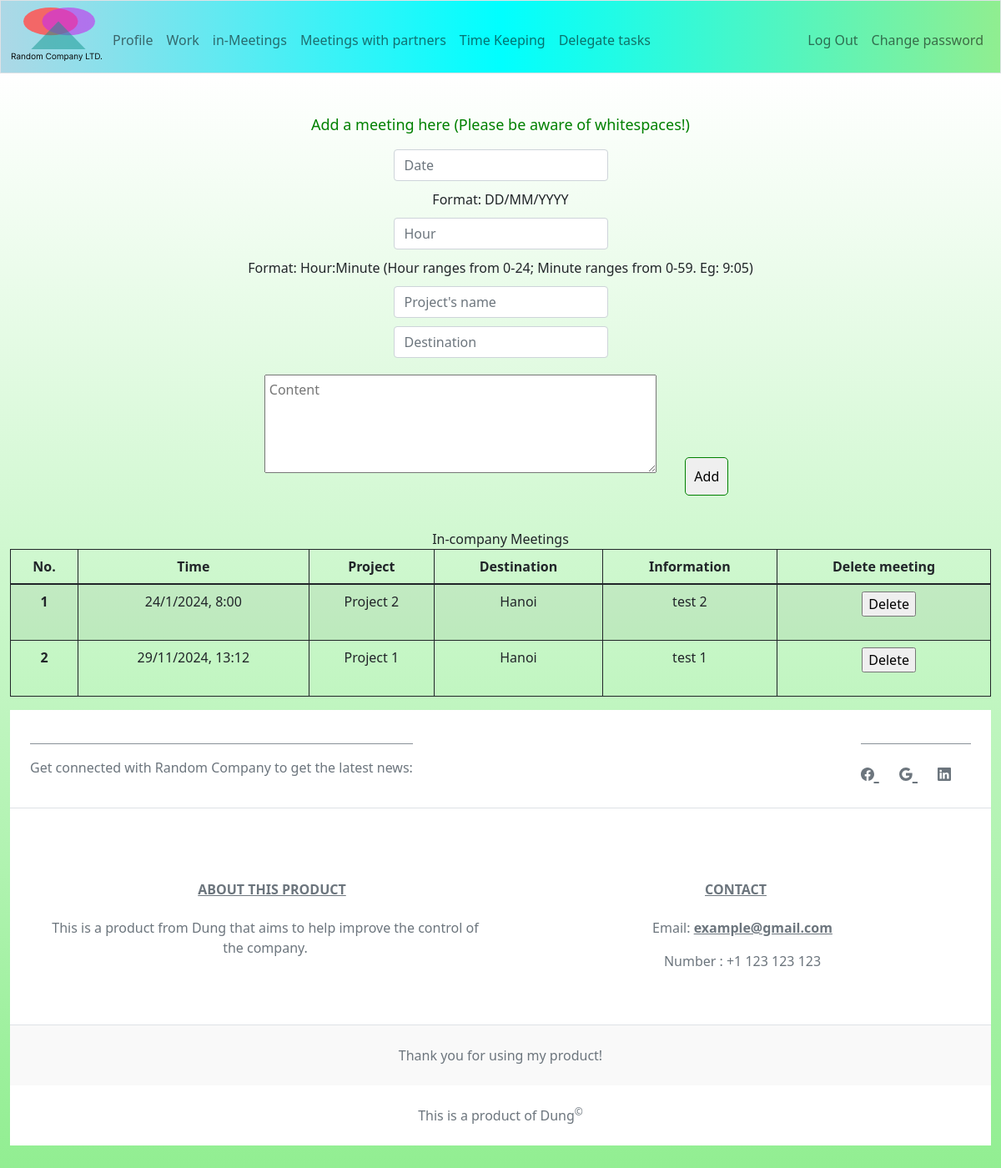
Before: /in_meeting (signed in) with the older database file.
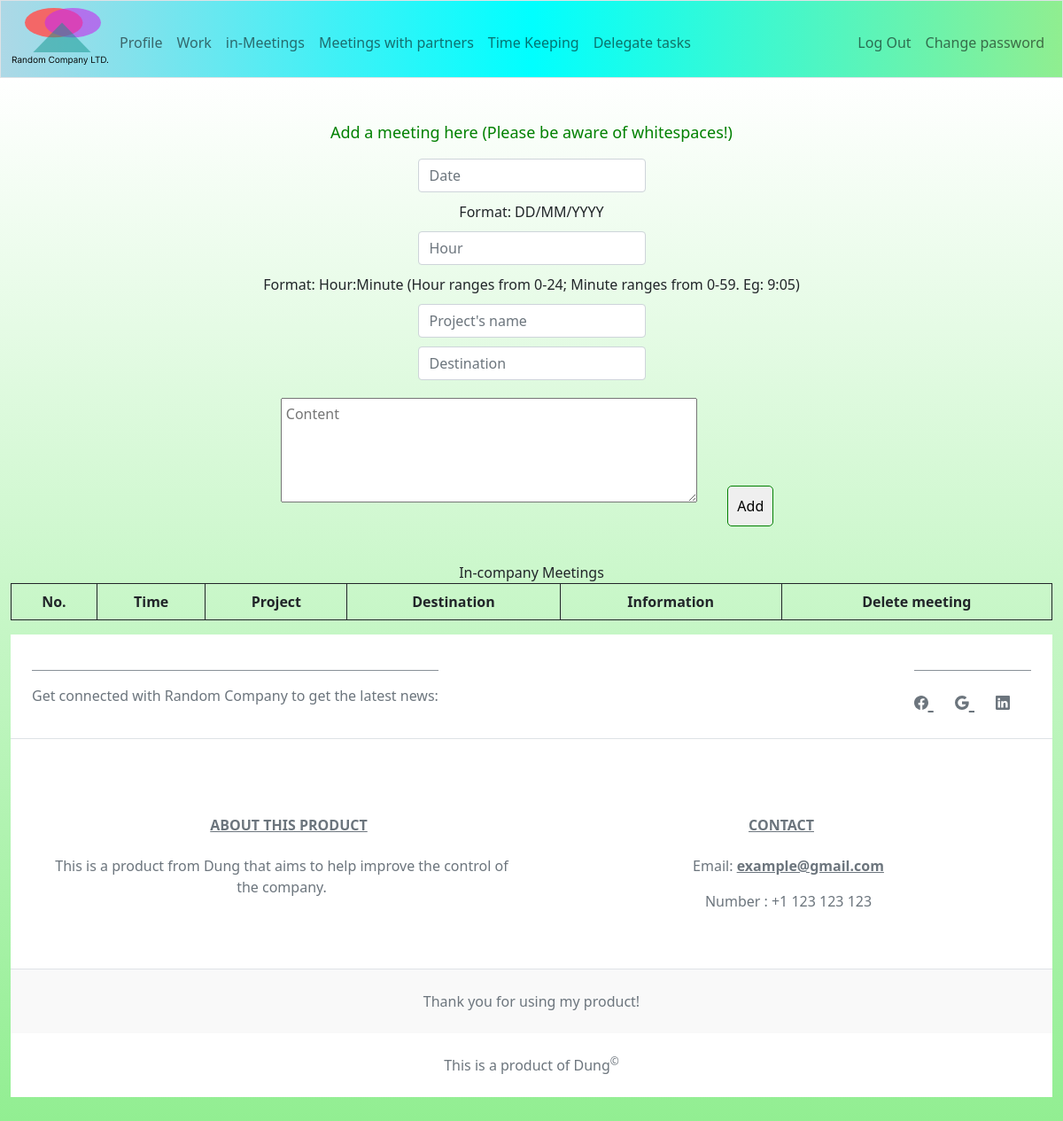
After: the same page with the newer database file.
### tables this page shows
CREATE TABLE in_meetings (
    id INTEGER,
    worker_id INTEGER,
    project_id INTEGER,
    info TEXT NOT NULL,
    time TEXT NOT NULL,
    destination TEXT NOT NULL,
    PRIMARY KEY(id),
    FOREIGN KEY(worker_id) REFERENCES workers(id),
    FOREIGN KEY(project_id) REFERENCES projects(id)
);

CREATE TABLE projects (
    id INTEGER,
    name TEXT NOT NULL UNIQUE,
    partner_id INTEGER,
    PRIMARY KEY(id),
    FOREIGN KEY(partner_id) REFERENCES partners(id)
);

### app.py (the view)
@app.route("/in_meeting", methods=["GET", "POST"])
@login_required
def in_meeting():
    if request.method == "POST":
        day = request.form.get("day")
        hour = request.form.get("hour")
        project = request.form.get("project").title()
        dest = request.form.get("dest").strip()
        info = request.form.get("info").strip()
        if len(projct := db.execute("SELECT id FROM projects WHERE name = ?", project)) == 0:
            return apology(f"No project named {project} is found")
        project_id = projct[0]["id"]
        time = day + ", " + hour
        try:
            if (datetime.strptime(time, "%d/%m/%Y, %H:%M") <= datetime.now()):
                return apology("You can't set meeting time in the past!")
        except ValueError:
            return apology("Please enter the correct time format!")
        db.execute("""INSERT INTO in_meetings(time, destination, project_id, info, worker_id)
                   VALUES(?, ?, ?, ?, ?)""", time, dest, project_id, info, session["user_id"])
        return redirect("/in_meeting")
    else:
        in_meetings = []
        in_meets = db.execute("SELECT * FROM in_meetings WHERE worker_id = ?", session["user_id"])
        for item in in_meets:
            if datetime.strptime(item["time"], "%d/%m/%Y, %H:%M") < datetime.now():
                continue
            project = db.execute("SELECT name FROM projects WHERE id = ?", item["project_id"])[0]["name"]
            in_meetings.append([item["id"],
                {"project": project,
                "info": item["info"],
                "time": item["time"],
                "dest": item["destination"]
                }])
        in_meetings = sorted(in_meetings, key=lambda data: datetime.strptime(data[1]["time"], "%d/%m/%Y, %H:%M"), reverse=False)
        return render_template("in_meeting.html", in_meetings=in_meetings)

### app.py (called while the page is built)
@app.after_request
def after_request(response):
    response.headers["Cache-Control"] = "no-cache, no-store, must-revalidate"
    response.headers["Expires"] = 0
    response.headers["Pragma"] = "no-cache"
    return response

### funcs.py (called while the page is built)
def login_required(func):
    @wraps(func)
    def decorated_function(*args, **kwargs):
        if session.get("user_id") is None:
            return redirect("/login")
        return func(*args, **kwargs)
    return decorated_function

### templates/in_meeting.html (shortened to what this page needs)
{% extends "layout.html" %}
{% block main %}
    <div class="meeting">
        <p>Add a meeting here (Please be aware of whitespaces!)</p>
        <form action="/in_meeting" method="post">
            <input type="text" id="day" name="day" placeholder="Date" class="form-control mx-auto w-auto" autocomplete="off" autofocus>
            <label for="day">Format: DD/MM/YYYY</label>
            <input type="text" id="hour" name="hour" placeholder="Hour" class="form-control mx-auto w-auto" autocomplete="off">
            <label for="hour">Format: Hour:Minute (Hour ranges from 0-24; Minute ranges from 0-59. Eg: 9:05)</label>
            <input type="text" id="project" name="project" placeholder="Project's name" class="form-control mx-auto w-auto" autocomplete="off">
            <input type="text" id="dest" name="dest" placeholder="Destination" class="form-control mx-auto w-auto" autocomplete="off">
            <textarea type="text" id="info-c" name="info" placeholder="Content" class="text-area" autocomplete="off"></textarea>
            <input type="submit" id="sub-btn" value="Add">
        </form>
    </div>
    <table class="table table-striped table-bordered table-hover border-dark" id="meet">
        <label for="in-meet">In-company Meetings</label>
        <thead class="thead-light">
            <th scope="col">No.</th>
            <th scope="col">Time</th>
            <th scope="col">Project</th>
            <th scope="col">Destination</th>
            <th scope="col">Information</th>
            <th scope="col">Delete meeting</th>
        </thead>
        <tbody>
            {% for meeting in in_meetings %}
                <tr>
                    <th scope="row">{{ loop.index }}</th>
                    <td>{{ meeting[1]["time"] }}</td>
                    <td>{{ meeting[1]["project"] }}</td>
                    <td>{{ meeting[1]["dest"] }}</td>
                    <td>{{ meeting[1]["info"] }}</td>
                    <td>
                        <form action="/delete_in_meet" method="post">
                            <input type="submit" value="Delete">
                        </form>
                    </td>
                </tr>
            {% endfor %}
        </tbody>
    </table>
{% endblock %}

### templates/layout.html (shortened to what this page needs)
<!DOCTYPE html>
<html lang="en">
  <head>
    <link
      href="https://cdn.jsdelivr.net/npm/bootstrap@5.1.3/dist/css/bootstrap.min.css"
      rel="stylesheet"
    />
    <link href="../static/styles.css" rel="stylesheet" />
  </head>
  <body>
    <nav class="bg-light border navbar navbar-expand-md navbar-light">
      <div class="container-fluid">
        <img src="../static/logo.svg" alt="Logo" />
        <div class="collapse navbar-collapse" id="navbar">
          {% if session["user_id"] %}
          <ul class="navbar-nav me-auto mt-2">
            <li class="nav-item"><a class="nav-link" href="/">Profile</a></li>
            <li class="nav-item"><a class="nav-link" href="/work">Work</a></li>
            <li class="nav-item">
              <a class="nav-link" href="/in_meeting">in-Meetings</a>
            </li>
            <li class="nav-item">
              <a class="nav-link" href="/out_meeting">Meetings with partners</a>
            </li>
            <li class="nav-item">
              <a class="nav-link" href="/time_keep">Time Keeping</a>
            </li>
            <li class="nav-item">
              <a class="nav-link" href="/delegate_task">Delegate tasks</a>
            </li>
          </ul>
          <ul class="navbar-nav ms-auto mt-2">
            <li class="nav-item">
              <a class="nav-link" href="/logout">Log Out</a>
            </li>
            <li class="nav-item">
              <a class="nav-link" href="/change">Change password</a>
            </li>
          </ul>
          {% else %}
          <ul class="navbar-nav ms-auto mt-2">
            <li class="nav-item">
              <a class="nav-link" href="/login">Log In</a>
            </li>
          </ul>
          {% endif %}
        </div>
      </div>
    </nav>
    <main class="container-fluid py-5 text-center">
      {% block main %}{% endblock %}
      <footer class="text-center text-lg-start bg-white text-muted">
        <section
          class="d-flex justify-content-center justify-content-lg-between p-4 border-bottom"
        >
          <div class="me-5 d-lg-block">
            <span>
              <hr class="dot" />
              Get connected with Random Company to get the latest news:
            </span>
          </div>
          <div>
            <hr class="dot" />
            <a href="#" style="font-size: 1.5em" class="me-4 link-secondary">
            </a>
            <a href="#" style="font-size: 1.5em" class="me-4 link-secondary">
            </a>
            <a
              href="https://www.linkedin.com/in/dung-tran-373598263/"
              style="font-size: 1.5em"
              class="me-4 link-secondary"
            >
            </a>
          </div>
        </section>
        <section
          class="d-flex justify-content-center justify-content-lg-between p-4 border-bottom"
        >
          <div class="container text-center mt-5">
            <div class="row mt-3">
              <div class="col mx-auto mb-4">
                <h6 class="text-uppercase fw-bold mb-4">
                  <u>About this product</u>
                </h6>
                <p>
                  This is a product from Dung that aims to help improve the
                  control of the company.
                </p>
              </div>
              <div class="col mx-auto mb-4">
                <h6 class="text-uppercase fw-bold mb-4"><u>Contact</u></h6>
                <p>
                  Email:
                  <a class="text-reset fw-bold" href="#!">example@gmail.com</a>
                </p>
                <p>
                  Number : +1 123
                  123 123
                </p>
              </div>
            </div>
          </div>
        </section>
        <div
          class="text-center p-4"
          style="background-color: rgba(0, 0, 0, 0.025)"
        >
          Thank you for using my product!
        </div>
        <div class="text-center p-4">
          This is a product of Dung<sup>&copy;</sup>
        </div>
      </footer>
    </main>
  </body>
</html>

### static/styles.css (style rules this page uses)
body { overflow: auto; display: flex; flex-direction: column; }
main { background-image: linear-gradient(180deg, white, lightgreen) ; position: relative; overflow: auto; }
nav { background-color: rgb(239, 239, 238); position: relative; transition-duration: 0.5s; background-image: linear-gradient(to right, lightblue, cyan, lightgreen); transition: all 250ms ease-in-out; border: 1px solid black; }
.dot { height: 2px; opacity: 0.8; text-align: center; }
.container { display: grid !important; }
.nav-item::after, .profile-card > p::after { content: ""; position: absolute; height: 2px; width: 110%; bottom: 0em; left: 0em; background: green; transform: scaleX(0); transition: transform 500ms ease; transform-origin: left; }
form { margin-bottom: 20px; position: relative; }
#sub-btn { padding: 10px; margin: 20px; border-radius: 5px; border: 1px solid green; }
.meeting { margin-bottom: 20px; }
.meeting > p { text-align: center; font-size: large; color: green; font-weight: 500; transition: all 400ms ease; }
.meeting > form > input { transition: all 400ms ease; margin: 10px; }
.text-area { width: 40%; aspect-ratio: 4; margin: 10px; padding: 5px; }

Changed rows visible on the page:
removed in_meetings: time "24/1/2024, 8:00", destination "Hanoi", info "test 2"
removed projects: name "Project 2"
removed in_meetings: time "29/11/2024, 13:12", destination "Hanoi", info "test 1"
removed projects: name "Project 1"
Other visible differences:
list line gone: "1 Delete"
list line gone: "2 Delete"
